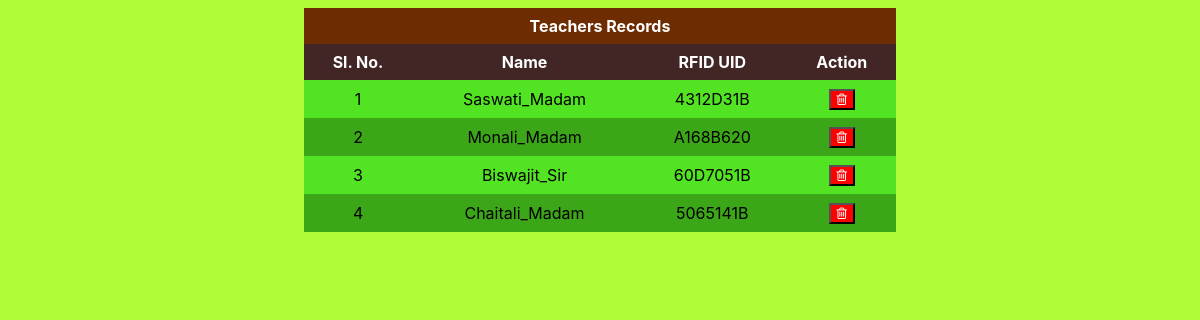
/teacher.php (signed in), run on the app's committed database.
### tables this page shows
CREATE TABLE `teachers` (
  `id` int(11) NOT NULL,
  `name` varchar(255) NOT NULL,
  `rfid_uid` varchar(255) NOT NULL
);

### teacher.php (the view, shortened to what this page needs)
<!DOCTYPE html>
<html lang="en">
<head>
    <link rel="stylesheet" href="https://cdnjs.cloudflare.com/ajax/libs/font-awesome/4.7.0/css/font-awesome.min.css">
</head>
<body>
    <?php
        $servername = "localhost";
        $username = "root";
        $password = "";
        $dbname = "smartattendancebyrfid";
        $conn = new mysqli($servername, $username, $password, $dbname);
        $sql = "SELECT * FROM teachers";
        $result = $conn->query($sql);
    ?>
    <table>
    <thead>
      <tr>
        <th colspan="5" style="background:#6e2c03">Teachers Records</th>
      </tr>
    </thead>
        <tr>
            <th>Sl. No.</th>
            <th>Name</th>
            <th>RFID UID</th>
            <th>Action</th>
        </tr>
    <?php
        if ($result->num_rows > 0) {
            while($row = $result->fetch_assoc()) {
                echo "<tr>";
                echo "<td>" . $row["id"] . "</td>";
                echo "<td>" . $row["name"] . "</td>";
                echo "<td>" . $row["rfid_uid"] . "</td>";
                echo "<td><form action='delete_teacher.php' method='post'><input type='hidden' name='student_id' value='" . $row["id"] . "'><button type='submit' name='delete'><i class='fa fa-trash-o'></i></button></form></td>";
                echo "</tr>";
            }
        } else {
            echo "0 results";
        }
    ?>
    </table>
</body>
</html>

### teacher.php (style rules this page uses)
body { background-color: #B0FC38; align-items: center; font-family: -apple-system, BlinkMacSystemFont, 'Segoe UI', Roboto, Oxygen-Sans, Ubuntu, Cantarell, 'Helvetica Neue', sans-serif; }
table { border-collapse: collapse; width: 50%; margin: auto; }
th, td { text-align: center; padding: 8px; }
tr:nth-child(even) { background-color: #52e322; }
tr:nth-child(odd) { background-color: #3ca619; }
th { background-color: #422626; color: white; }
button { background: red; color: white; cursor: pointer; }

### data on the page
teachers: id "1", name "Saswati_Madam", rfid_uid "4312D31B"
teachers: id "2", name "Monali_Madam", rfid_uid "A168B620"
teachers: id "3", name "Biswajit_Sir", rfid_uid "60D7051B"
teachers: id "4", name "Chaitali_Madam", rfid_uid "5065141B"
